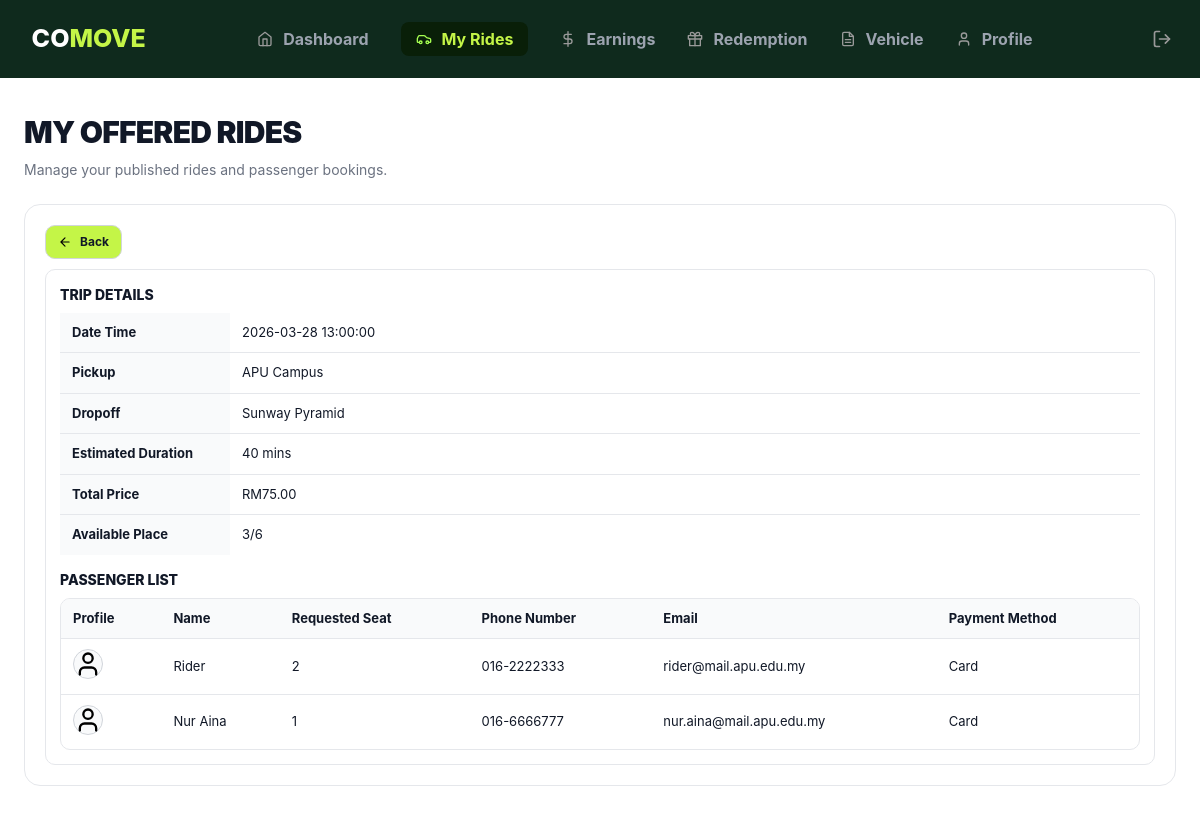
The app's page /src/roles/driver/my-rides.php?view=13 (signed in) with its own data.
### tables this page shows
CREATE TABLE `trip` (
  `trip_id` int(11) NOT NULL,
  `driver_id` int(11) NOT NULL,
  `start_location` varchar(100) NOT NULL,
  `end_location` varchar(100) NOT NULL,
  `departure_time` datetime NOT NULL,
  `total_seats` int(11) NOT NULL DEFAULT 0,
  `estimated_duration` int(11) DEFAULT NULL,
  `total_amount` decimal(10,2) NOT NULL DEFAULT 0.00,
  `gained_point` float DEFAULT NULL,
  `trip_status` varchar(20) NOT NULL DEFAULT 'scheduled' CHECK (`trip_status` in ('scheduled','ongoing','completed'))
);

CREATE TABLE `ride_request` (
  `request_id` int(11) NOT NULL,
  `trip_id` int(11) NOT NULL,
  `rider_id` int(11) NOT NULL,
  `seats_requested` int(11) NOT NULL,
  `request_status` varchar(20) NOT NULL DEFAULT 'pending' CHECK (`request_status` in ('pending','approved','rejected')),
  `requested_at` datetime NOT NULL DEFAULT current_timestamp(),
  `amount_paid` decimal(10,2) DEFAULT NULL,
  `payment_method` varchar(20) DEFAULT NULL,
  `proof_of_payment` varchar(255) DEFAULT NULL,
  `gained_point` float DEFAULT NULL
);

CREATE TABLE `rider` (
  `rider_id` int(11) NOT NULL,
  `name` varchar(50) NOT NULL,
  `email` varchar(100) NOT NULL,
  `password` varchar(255) NOT NULL,
  `phone_number` varchar(20) DEFAULT NULL,
  `profile_photo` mediumblob DEFAULT NULL,
  `created_at` datetime NOT NULL DEFAULT current_timestamp(),
  `rider_status` varchar(20) NOT NULL DEFAULT 'active' CHECK (`rider_status` in ('active','banned'))
);

### src/roles/driver/my-rides.php (the view, shortened to what this page needs)
<?php
include "../../config/conn.php";
$driverId = isset($_SESSION['user_id']) ? trim((string) $_SESSION['user_id']) : '';
$driverIdSafe = mysqli_real_escape_string($dbConn, $driverId);
$viewTripId = isset($_GET['view']) ? trim((string) $_GET['view']) : '';
function escapeHtml(string $value): string
{
    return htmlspecialchars($value, ENT_QUOTES, 'UTF-8');
}
function buildProfileImageSrc($photoBlob): string
{
    if ($photoBlob === null || $photoBlob === '') {
        return "../../public-assets/icons/user.svg";
    }
    $mime = null;
    return "data:" . $mime . ";base64," . base64_encode($photoBlob);
}
?>
<!DOCTYPE html>
<html lang="en">
<head>
  <link rel="stylesheet" href="../../public-assets/style.css">
  <link rel="stylesheet" href="my-rides.css">
</head>
<body>
  <nav class="mainNav">
    <div class="insideNav">
      <a href="dashboard.php" class="logo">CO<span>MOVE</span></a>
      <div class="navContents">
        <a href="dashboard.php" class="navContent"><img src="../../public-assets/icons/home.svg" width="16" height="16" class="icon-img" alt="" aria-hidden="true">
          Dashboard</a>
        <a href="my-rides.php" class="currentNav"><img src="../../public-assets/icons/car.svg" width="16" height="16" class="icon-img" alt="" aria-hidden="true"> My Rides</a>
        <a href="earnings.php" class="navContent"><img src="../../public-assets/icons/dollar-sign.svg" width="16" height="16" class="icon-img" alt="" aria-hidden="true"> Earnings</a>
        <a href="redemption.php" class="navContent"><img src="../../public-assets/icons/gift.svg" width="16" height="16" class="icon-img" alt="" aria-hidden="true"> Redemption</a>
        <a href="vehicle.php" class="navContent"><img src="../../public-assets/icons/file-text.svg" width="16" height="16" class="icon-img" alt="" aria-hidden="true"> Vehicle</a>
        <a href="profile.php" class="navContent"><img src="../../public-assets/icons/user.svg" width="16" height="16" class="icon-img" alt="" aria-hidden="true"> Profile</a>
      </div>
      <div class="nav-actions">
        <a href="../../../index.php" class="nav-logout" title="Log out">
          <img src="../../public-assets/icons/log-out.svg" width="20" height="20" class="icon-img" alt="" aria-hidden="true">
        </a>
      </div>
    </div>
  </nav>
  <main class="dashboard-main" id="myRidesPage">
    <h1 class="page-title">My Offered Rides</h1>
    <p class="page-subtitle">
      Manage your published rides and passenger bookings.
    </p>
    <section class="my-rides-panel" aria-live="polite">
      <div class="my-rides-list">
        <?php
        if ($viewTripId !== '') {
            $viewTripSafe = mysqli_real_escape_string($dbConn, $viewTripId);
            $tripSql = "SELECT t.trip_id, t.start_location, t.end_location, t.departure_time, t.total_seats, t.estimated_duration, t.total_amount, d.vehicle_model
                        FROM TRIP t
                        LEFT JOIN DRIVER d ON t.driver_id = d.driver_id
                        WHERE t.trip_id = '" . $viewTripSafe . "' AND t.driver_id = '" . $driverIdSafe . "' AND t.trip_status <> 'completed'
                        AND t.departure_time > NOW()
                        LIMIT 1";
            $tripResult = mysqli_query($dbConn, $tripSql);
            if ($tripResult && ($tripRow = mysqli_fetch_array($tripResult))) {
                $booked = 0;
                $bookedSql = "SELECT SUM(seats_requested) AS booked FROM RIDE_REQUEST WHERE trip_id = '" . $viewTripSafe . "' AND request_status = 'approved'";
                $bookedResult = mysqli_query($dbConn, $bookedSql);
                if ($bookedResult && ($bookedRow = mysqli_fetch_array($bookedResult))) {
                    $booked = isset($bookedRow['booked']) ? (int) $bookedRow['booked'] : 0;
                }
                $totalSeats = (int) $tripRow['total_seats'];
                $availableSeats = max($totalSeats - $booked, 0);
                $estimatedDuration = $tripRow['estimated_duration'];
                $estimatedText = ($estimatedDuration === null || $estimatedDuration === '')
                    ? '-'
                    : ((string) $estimatedDuration . ' mins');
                ?>
                <div class="ride-detail-view">
                  <div class="ride-detail-top-actions">
                    <a href="my-rides.php" class="driver-btn driver-btn-small driver-btn-muted">
                      <img src="../../public-assets/icons/arrow-left.svg" width="14" height="14" alt="" aria-hidden="true">
                      Back
                    </a>
                  </div>
                  <section class="ride-detail-panel">
                    <div class="ride-detail-block">
                      <h3 class="ride-detail-title">Trip Details</h3>
                      <table class="ride-detail-table">
                        <tbody>
                          <tr><th>Date Time</th><td><?php echo escapeHtml((string) $tripRow['departure_time']); ?></td></tr>
                          <tr><th>Pickup</th><td><?php echo escapeHtml((string) $tripRow['start_location']); ?></td></tr>
                          <tr><th>Dropoff</th><td><?php echo escapeHtml((string) $tripRow['end_location']); ?></td></tr>
                          <tr><th>Estimated Duration</th><td><?php echo escapeHtml($estimatedText); ?></td></tr>
                          <tr><th>Total Price</th><td><?php echo 'RM' . number_format((float) $tripRow['total_amount'], 2); ?></td></tr>
                          <tr><th>Available Place</th><td><?php echo $availableSeats . '/' . $totalSeats; ?></td></tr>
                        </tbody>
                      </table>
                    </div>
                    <div class="ride-detail-block">
                      <h3 class="ride-detail-title">Passenger List</h3>
                      <div class="passenger-table-wrap">
                        <table class="passenger-table">
                          <thead>
                            <tr>
                              <th>Profile</th>
                              <th>Name</th>
                              <th>Requested Seat</th>
                              <th>Phone Number</th>
                              <th>Email</th>
                              <th>Payment Method</th>
                            </tr>
                          </thead>
                          <tbody>
                          <?php
                          $passengerSql = "SELECT r.name, r.phone_number, r.email, r.profile_photo, rr.seats_requested, rr.payment_method
                                           FROM RIDE_REQUEST rr
                                           JOIN RIDER r ON rr.rider_id = r.rider_id
                                           WHERE rr.trip_id = '" . $viewTripSafe . "' AND rr.request_status = 'approved'
                                           ORDER BY rr.requested_at ASC";
                          $passengerResult = mysqli_query($dbConn, $passengerSql);
                          if ($passengerResult) {
                              while ($passengerRow = mysqli_fetch_array($passengerResult)) {
                                  $name = isset($passengerRow['name']) ? (string) $passengerRow['name'] : '';
                                  $profilePhoto = isset($passengerRow['profile_photo']) ? $passengerRow['profile_photo'] : null;
                                  $profileImg = buildProfileImageSrc($profilePhoto);
                                  echo "<tr>";
                                  echo "<td data-label='Profile'><span class='profile-chip'><img src='" . escapeHtml($profileImg) . "' alt='Profile' width='28' height='28'></span></td>";
                                  echo "<td data-label='Name'>" . escapeHtml($name) . "</td>";
                                  echo "<td data-label='Requested Seat'>" . (int) $passengerRow['seats_requested'] . "</td>";
                                  echo "<td data-label='Phone Number'>" . escapeHtml((string) $passengerRow['phone_number']) . "</td>";
                                  echo "<td data-label='Email'>" . escapeHtml((string) $passengerRow['email']) . "</td>";
                                  echo "<td data-label='Payment Method'>" . escapeHtml((string) $passengerRow['payment_method']) . "</td>";
                                  echo "</tr>";
                              }
                          }
                          ?>
                          </tbody>
                        </table>
                      </div>
                    </div>
                  </section>
                </div>
                <?php
            } else {
                echo "<div class='my-rides-empty'><h2 class='my-rides-empty-title'>Ride not found</h2><p class='my-rides-empty-text'>Please select a ride from your list.</p></div>";
            }
        }
        ?>
      </div>
    </section>
  </main>
</body>
</html>

### src/public-assets/style.css (style rules this page uses)
*, *::before, *::after { margin: 0; padding: 0; box-sizing: border-box; }
:root { --forest: #0f2a1d; --lime: #c4f547; --lime-50:#abd53f; --black: #000000; --white: #ffffff; --gray-50: #f9fafb; --gray-100: #f3f4f6; --gray-200: #e5e7eb; --gray-300: #d1d5db; --gray-400: #9ca3af; --gray-500: #6b7280; --gray-600: #4b5563; --gray-700: #374151; --gray-800: #1f2937; --gray-900: #111827; --red-50: #fef2f2; --red-100: #fee2e2; --red-200: #fecaca; --red-500: #ef4444; --red-600: #dc2626; --red-700: #b91c1c; --green-50: #f0fdf4; --green-100: #dcfce7; --green-600: #16a34a; --green-700: #15803d; --yellow-100: #fef9c3; --yellow-400: #facc15; --yellow-600: #ca8a04; --yellow-700: #a16207; --yellow-800: #854d0e; --blue-100: #dbeafe; --blue-700: #1d4ed8; --purple-100: #f3e8ff; --purple-700: #7e22ce; --font-sans: "Inter", system-ui, -apple-system, sans-serif; --font-display: Impact, Haettenschweiler, "Arial Narrow Bold", sans-serif; }
html { scroll-behavior: smooth; }
body { font-family: var(--font-sans); color: var(--gray-900); background: var(--white); line-height: 1.5; -webkit-font-smoothing: antialiased; -moz-osx-font-smoothing: grayscale; }
a { color: inherit; text-decoration: none; }
img { max-width: 100%; display: block; }
.nav-actions { display: flex; align-items: center; gap: 8px; }
.nav-logout { display: inline-flex; align-items: center; justify-content: center; padding: 8px; border-radius: 8px; transition: all 0.2s; }
.icon-img { display: inline-block; vertical-align: middle; flex-shrink: 0; }

### records on screen
trip: departure_time "2026-03-28 13:00:00", start_location "APU Campus", end_location "Sunway Pyramid", estimated_duration "40 mins", total_amount "75.00", total_seats "6"
ride_request: rider.name "Rider", seats_requested "2", rider.phone_number "016-2222333", rider.email "rider@mail.apu.edu.my", payment_method "Card"
ride_request: rider.name "Nur Aina", seats_requested "1", rider.phone_number "016-6666777", rider.email "nur.aina@mail.apu.edu.my", payment_method "Card"

### other values on screen
$availableSeats "3"
